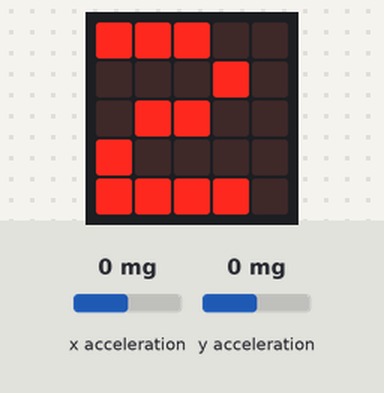
The program below on a simulated BBC micro:bit (MakeCode). On the bench: the board's 5×5 LED display. Inputs (shaded band) come from the test bench; at power-on: x acceleration 0 mg, y acceleration 0 mg. The run ends where the board's game-over animation would start. At 6.9 s the program stops and its outputs stay as they are.

Above: at 2.1 s.
2.2 s: x acceleration set to -1440 mg
At 4.95 s:
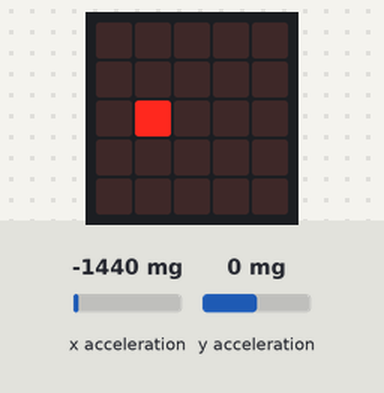
5.2 s: x acceleration set to 750 mg
At 6.7 s:
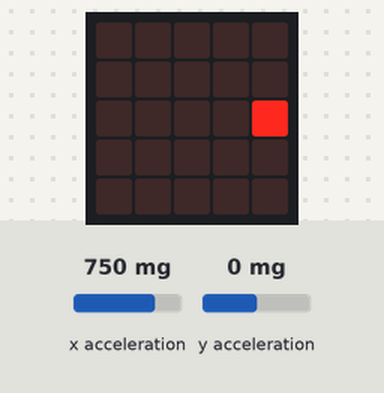
At 7.4 s:
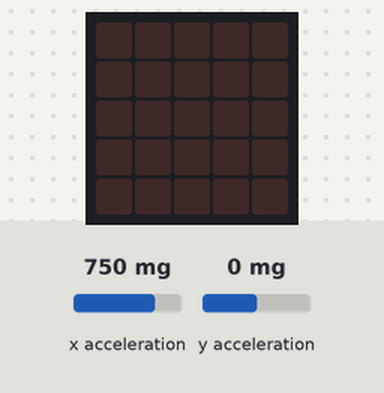
Timing chart, 0 to 8.4 s (numbered marks = the images above; inputs shaded):
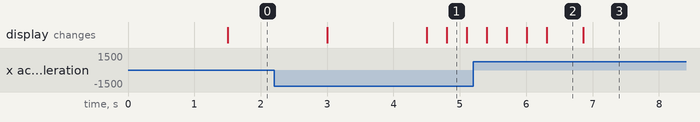

Measured:
- after the input at 2.2 s, the display: first differs from a run without the input after 2.6 s (image 1)
- after the input at 5.2 s, the display: first changes after 0.20 s (image 2 shows a later state)
- what the display in image 2 shows lasts 0.6 s, from 6.3 s to 6.9 s

The program:

main.ts
```typescript
let opDienblad = false
let fanta : game.LedSprite = null
const tolerantie = 500

basic.forever(function () {

    basic.showString("3", 300)
    basic.showString("2", 300)
    basic.showString("1", 300)
    basic.showIcon( IconNames.Yes, 300)

    fanta = new game.LedSprite(2,2)
    opDienblad = true

    while(opDienblad)
    {
        //kantel naar rechts
        if (input.acceleration(Dimension.X) > tolerantie )
        {
            //opDienblad = false
            if( fanta.get(LedSpriteProperty.X) >= 4 )
            {
                opDienblad = false
            }
            else
            {
                fanta.changeXBy(1)
            }

        }

        //kantel naar links
        if( input.acceleration(Dimension.X) < -tolerantie)
        {
            if( fanta.get(LedSpriteProperty.X) <= 0 )
            {
                opDienblad = false
            }
            else
            {
                fanta.changeXBy(-1)
            }
        }

        //kantel naar onder
        if (input.acceleration(Dimension.Y) > tolerantie) {
            if (fanta.get(LedSpriteProperty.Y) >= 4) {
                opDienblad = false
            }
            else {
                fanta.changeYBy(1)
            }
        }

        //kantel naar boven
        if (input.acceleration(Dimension.Y) < -tolerantie) {
            if (fanta.get(LedSpriteProperty.Y) <= 0) {
                opDienblad = false
            }
            else {
                fanta.changeYBy(-1)
            }
        }

        basic.pause(250);
        basic.clearScreen();
        basic.pause(50);
    }

    fanta.delete()
    game.gameOver()

})
```

test.ts
```typescript
// tests gaan hier; deze zal niet worden gecompileerd wanneer dit pakket wordt gebruikt als extensie.
```
